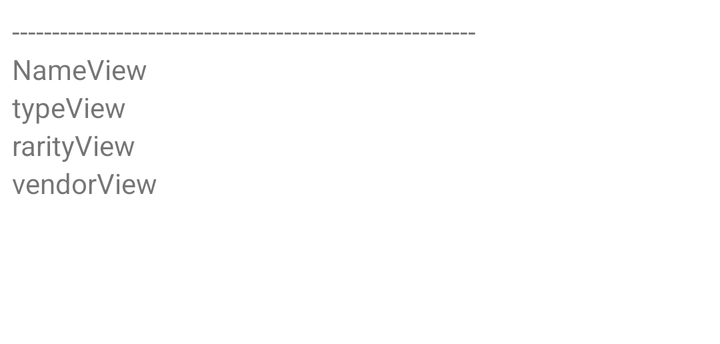
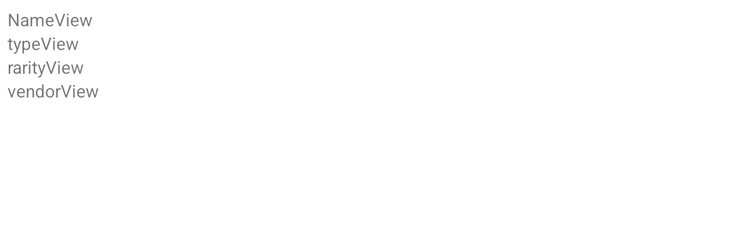

First picture: res/layout/ on a phone held upright. Second picture: the repository's own variant of that layout, on a device whose configuration matches the variant's folder. Source for both follows.
<!-- AndroidManifest.xml: application theme Theme.Final -->
<!-- res/layout/recylerview.xml -->
<?xml version="1.0" encoding="utf-8"?>
<LinearLayout xmlns:android="http://schemas.android.com/apk/res/android"
    android:layout_width ="match_parent"
    android:layout_height ="wrap_content"
    android:orientation ="vertical"
    android:padding ="@dimen/oneItemPadding">

    <TextView
        android:id="@+id/padding"
        android:text="----------------------------------------------------------"
        android:layout_width="wrap_content"
        android:layout_height="wrap_content"
    />

    <TextView
        android:id="@+id/nameView"
        android:layout_width="wrap_content"
        android:layout_height="wrap_content"
        android:text="NameView" />

    <TextView
        android:id="@+id/typeView"
        android:layout_width="wrap_content"
        android:layout_height="wrap_content"
        android:text="typeView" />


    <TextView
        android:id="@+id/rarityView"
        android:layout_width="wrap_content"
        android:layout_height="wrap_content"
        android:text="rarityView" />

    <TextView
        android:id="@+id/vendorView"
        android:layout_width="wrap_content"
        android:layout_height="wrap_content"
        android:text="vendorView" />

    <ImageView android:id="@+id/iconView"
        android:layout_width = "65dp"
        android:layout_height= "65dp"
        ></ImageView>

</LinearLayout>
<!-- resources referenced by this layout -->
<resources>
  <dimen name="oneItemPadding">6dp</dimen>
  <style name="Theme.Final" parent="Theme.MaterialComponents.DayNight.DarkActionBar">
          
          <item name="colorPrimary">@color/red_200</item>
          <item name="colorPrimaryVariant">@color/red_700</item>
          <item name="colorOnPrimary">@color/white</item>
          
          <item name="colorSecondary">@color/teal_200</item>
          <item name="colorSecondaryVariant">@color/teal_700</item>
          <item name="colorOnSecondary">@color/black</item>
          
          <item name="android:statusBarColor" tools:targetApi="l">?attr/colorPrimaryVariant</item>
          
      </style>
  <color name="red_200">#f23730</color>
  <color name="red_700">#800500</color>
  <color name="white">#FFFFFFFF</color>
  <color name="teal_200">#47fffc</color>
  <color name="teal_700">#FF018786</color>
  <color name="black">#FF000000</color>
</resources>
<!-- res/layout-sw600dp/recylerview.xml (the repository's variant of the layout above) -->
<!-- drawn on a 7-inch tablet held upright -->
<?xml version="1.0" encoding="utf-8"?>
<LinearLayout xmlns:android="http://schemas.android.com/apk/res/android"
    android:layout_width ="match_parent"
    android:layout_height ="wrap_content"
    android:orientation ="vertical"
    android:padding ="@dimen/oneItemPadding">

    <TextView
        android:id="@+id/nameView"
        android:layout_width="wrap_content"
        android:layout_height="wrap_content"
        android:text="NameView" />

    <TextView
        android:id="@+id/typeView"
        android:layout_width="wrap_content"
        android:layout_height="wrap_content"
        android:text="typeView" />


    <TextView
        android:id="@+id/rarityView"
        android:layout_width="wrap_content"
        android:layout_height="wrap_content"
        android:text="rarityView" />

    <TextView
        android:id="@+id/vendorView"
        android:layout_width="wrap_content"
        android:layout_height="wrap_content"
        android:text="vendorView" />

    <ImageView
        android:id="@+id/iconView"
        android:layout_width="100dp"
        android:layout_height="100dp"></ImageView>

</LinearLayout>
